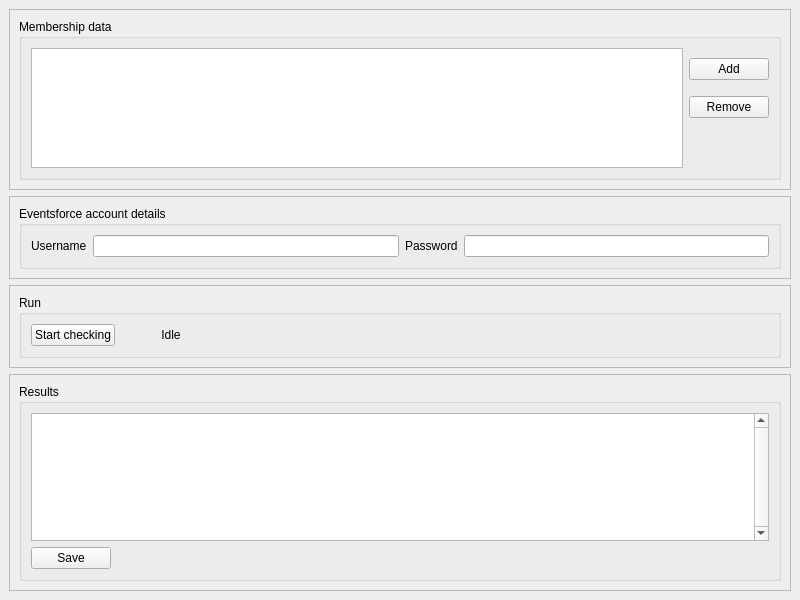
<?xml version="1.0" encoding="UTF-8"?>
<ui version="4.0">
 <class>MemberCheck</class>
 <widget class="QMainWindow" name="MemberCheck">
  <property name="geometry">
   <rect>
    <x>0</x>
    <y>0</y>
    <width>800</width>
    <height>600</height>
   </rect>
  </property>
  <property name="windowTitle">
   <string>MemberCheck</string>
  </property>
  <widget class="QWidget" name="centralwidget">
   <layout class="QVBoxLayout" name="verticalLayout_3">
    <item>
     <widget class="QFrame" name="frame_2">
      <property name="sizePolicy">
       <sizepolicy hsizetype="Preferred" vsizetype="Minimum">
        <horstretch>0</horstretch>
        <verstretch>0</verstretch>
       </sizepolicy>
      </property>
      <property name="frameShape">
       <enum>QFrame::StyledPanel</enum>
      </property>
      <property name="frameShadow">
       <enum>QFrame::Raised</enum>
      </property>
      <layout class="QHBoxLayout" name="horizontalLayout_4">
       <item>
        <widget class="QGroupBox" name="groupBox_2">
         <property name="sizePolicy">
          <sizepolicy hsizetype="Preferred" vsizetype="Minimum">
           <horstretch>0</horstretch>
           <verstretch>0</verstretch>
          </sizepolicy>
         </property>
         <property name="title">
          <string>Membership data</string>
         </property>
         <layout class="QHBoxLayout" name="horizontalLayout_5">
          <item>
           <widget class="QTableView" name="input_files">
            <property name="sizePolicy">
             <sizepolicy hsizetype="Expanding" vsizetype="Minimum">
              <horstretch>0</horstretch>
              <verstretch>0</verstretch>
             </sizepolicy>
            </property>
            <property name="minimumSize">
             <size>
              <width>0</width>
              <height>120</height>
             </size>
            </property>
            <property name="maximumSize">
             <size>
              <width>16777215</width>
              <height>120</height>
             </size>
            </property>
            <property name="horizontalScrollBarPolicy">
             <enum>Qt::ScrollBarAlwaysOff</enum>
            </property>
            <property name="showGrid">
             <bool>false</bool>
            </property>
            <property name="wordWrap">
             <bool>true</bool>
            </property>
            <property name="cornerButtonEnabled">
             <bool>false</bool>
            </property>
            <attribute name="horizontalHeaderVisible">
             <bool>true</bool>
            </attribute>
            <attribute name="horizontalHeaderMinimumSectionSize">
             <number>10</number>
            </attribute>
            <attribute name="horizontalHeaderShowSortIndicator" stdset="0">
             <bool>true</bool>
            </attribute>
            <attribute name="verticalHeaderVisible">
             <bool>false</bool>
            </attribute>
           </widget>
          </item>
          <item>
           <layout class="QVBoxLayout" name="verticalLayout">
            <item>
             <widget class="QPushButton" name="add_input">
              <property name="text">
               <string>Add</string>
              </property>
             </widget>
            </item>
            <item>
             <widget class="QPushButton" name="remove_input">
              <property name="text">
               <string>Remove</string>
              </property>
             </widget>
            </item>
            <item>
             <spacer name="verticalSpacer">
              <property name="orientation">
               <enum>Qt::Vertical</enum>
              </property>
              <property name="sizeType">
               <enum>QSizePolicy::Minimum</enum>
              </property>
              <property name="sizeHint" stdset="0">
               <size>
                <width>20</width>
                <height>40</height>
               </size>
              </property>
             </spacer>
            </item>
           </layout>
          </item>
         </layout>
        </widget>
       </item>
      </layout>
     </widget>
    </item>
    <item>
     <widget class="QFrame" name="frame">
      <property name="sizePolicy">
       <sizepolicy hsizetype="Preferred" vsizetype="Minimum">
        <horstretch>0</horstretch>
        <verstretch>0</verstretch>
       </sizepolicy>
      </property>
      <property name="frameShape">
       <enum>QFrame::StyledPanel</enum>
      </property>
      <property name="frameShadow">
       <enum>QFrame::Raised</enum>
      </property>
      <layout class="QHBoxLayout" name="horizontalLayout_2">
       <item>
        <widget class="QGroupBox" name="groupBox">
         <property name="title">
          <string>Eventsforce account details</string>
         </property>
         <layout class="QHBoxLayout" name="horizontalLayout_3">
          <item>
           <widget class="QLabel" name="label">
            <property name="text">
             <string>Username</string>
            </property>
           </widget>
          </item>
          <item>
           <widget class="QLineEdit" name="username"/>
          </item>
          <item>
           <widget class="QLabel" name="label_2">
            <property name="text">
             <string>Password</string>
            </property>
           </widget>
          </item>
          <item>
           <widget class="QLineEdit" name="password">
            <property name="echoMode">
             <enum>QLineEdit::Password</enum>
            </property>
           </widget>
          </item>
         </layout>
        </widget>
       </item>
      </layout>
     </widget>
    </item>
    <item>
     <widget class="QFrame" name="frame_4">
      <property name="sizePolicy">
       <sizepolicy hsizetype="Preferred" vsizetype="Minimum">
        <horstretch>0</horstretch>
        <verstretch>0</verstretch>
       </sizepolicy>
      </property>
      <property name="minimumSize">
       <size>
        <width>0</width>
        <height>0</height>
       </size>
      </property>
      <property name="frameShape">
       <enum>QFrame::StyledPanel</enum>
      </property>
      <property name="frameShadow">
       <enum>QFrame::Raised</enum>
      </property>
      <layout class="QHBoxLayout" name="horizontalLayout_9">
       <item>
        <widget class="QGroupBox" name="groupBox_4">
         <property name="minimumSize">
          <size>
           <width>0</width>
           <height>0</height>
          </size>
         </property>
         <property name="title">
          <string>Run</string>
         </property>
         <layout class="QHBoxLayout" name="horizontalLayout_8">
          <item>
           <layout class="QHBoxLayout" name="horizontalLayout">
            <item>
             <widget class="QPushButton" name="start">
              <property name="text">
               <string>Start checking</string>
              </property>
             </widget>
            </item>
            <item>
             <widget class="QLabel" name="status">
              <property name="sizePolicy">
               <sizepolicy hsizetype="Minimum" vsizetype="Preferred">
                <horstretch>0</horstretch>
                <verstretch>0</verstretch>
               </sizepolicy>
              </property>
              <property name="minimumSize">
               <size>
                <width>100</width>
                <height>0</height>
               </size>
              </property>
              <property name="text">
               <string>Idle</string>
              </property>
              <property name="alignment">
               <set>Qt::AlignCenter</set>
              </property>
             </widget>
            </item>
            <item>
             <widget class="QLabel" name="progress">
              <property name="sizePolicy">
               <sizepolicy hsizetype="Expanding" vsizetype="Preferred">
                <horstretch>0</horstretch>
                <verstretch>0</verstretch>
               </sizepolicy>
              </property>
              <property name="text">
               <string/>
              </property>
              <property name="alignment">
               <set>Qt::AlignCenter</set>
              </property>
             </widget>
            </item>
           </layout>
          </item>
         </layout>
        </widget>
       </item>
      </layout>
     </widget>
    </item>
    <item>
     <widget class="QFrame" name="frame_3">
      <property name="sizePolicy">
       <sizepolicy hsizetype="Preferred" vsizetype="Expanding">
        <horstretch>0</horstretch>
        <verstretch>0</verstretch>
       </sizepolicy>
      </property>
      <property name="frameShape">
       <enum>QFrame::StyledPanel</enum>
      </property>
      <property name="frameShadow">
       <enum>QFrame::Raised</enum>
      </property>
      <layout class="QHBoxLayout" name="horizontalLayout_6">
       <item>
        <widget class="QGroupBox" name="groupBox_3">
         <property name="title">
          <string>Results</string>
         </property>
         <layout class="QVBoxLayout" name="verticalLayout_2">
          <item>
           <widget class="QTableView" name="results">
            <property name="verticalScrollBarPolicy">
             <enum>Qt::ScrollBarAlwaysOn</enum>
            </property>
            <property name="horizontalScrollBarPolicy">
             <enum>Qt::ScrollBarAlwaysOff</enum>
            </property>
            <property name="editTriggers">
             <set>QAbstractItemView::NoEditTriggers</set>
            </property>
            <property name="sortingEnabled">
             <bool>true</bool>
            </property>
            <property name="cornerButtonEnabled">
             <bool>false</bool>
            </property>
            <attribute name="horizontalHeaderVisible">
             <bool>true</bool>
            </attribute>
            <attribute name="horizontalHeaderStretchLastSection">
             <bool>true</bool>
            </attribute>
            <attribute name="verticalHeaderVisible">
             <bool>false</bool>
            </attribute>
            <attribute name="verticalHeaderShowSortIndicator" stdset="0">
             <bool>false</bool>
            </attribute>
           </widget>
          </item>
          <item>
           <layout class="QHBoxLayout" name="horizontalLayout_7">
            <item>
             <widget class="QPushButton" name="save">
              <property name="text">
               <string>Save</string>
              </property>
             </widget>
            </item>
            <item>
             <spacer name="horizontalSpacer">
              <property name="orientation">
               <enum>Qt::Horizontal</enum>
              </property>
              <property name="sizeHint" stdset="0">
               <size>
                <width>40</width>
                <height>20</height>
               </size>
              </property>
             </spacer>
            </item>
           </layout>
          </item>
         </layout>
        </widget>
       </item>
      </layout>
     </widget>
    </item>
   </layout>
  </widget>
 </widget>
 <resources/>
 <connections/>
</ui>
